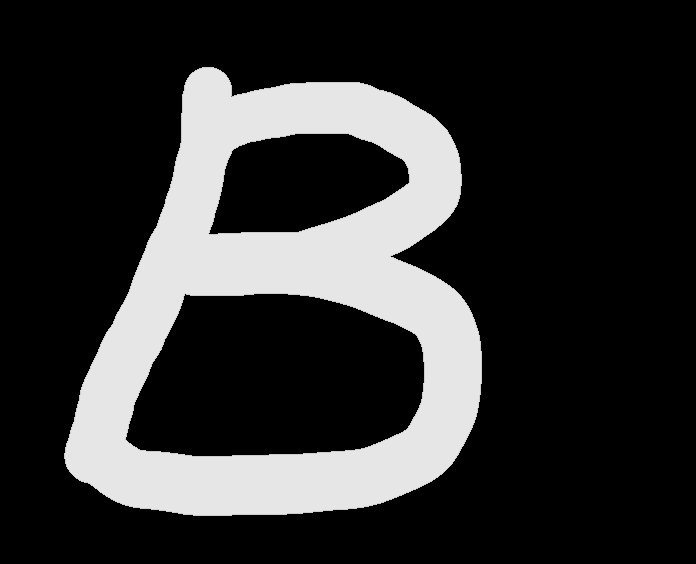
#> input picture img/letterb.png, 696 x 564 px
$ jupyter execute --allow-errors opencv_day5.ipynb   (shell and % lines are left out)
#> lines starting #> are read from the running program, lines starting #| are printed output that depends on the picture; after the words box and inside, x2 and y2 are one past the last pixel; in counts of white or black regions, pixels touching at a corner belong together
[cell 1]
import cv2
import numpy as np
from matplotlib import pyplot as plt
import matplotlib.pyplot as plt

plt.rcParams['figure.figsize'] = [10, 5]


def imshow(tit, images):
    plt.title(tit)
    if len(images.shape) == 3:
        plt.imshow(cv2.cvtColor(images, cv2.COLOR_BGR2RGB))
    else:
        plt.imshow(images, cmap='gray')
    plt.show()

# 모폴로지 처리

형태학적 처리란?

    특정한 모양의 형태소(stricuring element)를 영상에 적용하여 출력 영상을 생성하는 연산

1. 형태학적 필터링
2. 잡음 제거
3. 세션화
4. 골격화

어떻게 주변 잡음을 제거할 것이며 안에 채워지지 않은 곳을 채울 것인가

영상을 침식시키다보면 골격이 나온다.

## 침식과 팽창 연산

필터링과 유사하지만 더 간단한 방법을 사용한다.

주변 정보와 형태소를 마스킹 시키는 방식이다.

### 침식 연산

- 입력 화소와 형태소를 침식연산했을 때 _하나라도 일치하지 않으면_ 출력화소가 0이 된다.

- 입력 화소와 형태소를 침식연산했을 때 _전부 일치한다면_ 출력화소가 1이 된다.

- 내 주변의 모든 애들이 값이 있는가를 따진다는 것

`erode(src, dst, kernel)`

[cell 2]
src = cv2.imread('img/letterb.png', cv2.IMREAD_GRAYSCALE)
#> src: shape (564, 696); min 0, max 230, mean 49.4

_, src_bin = cv2.threshold(src, 0, 255, cv2.THRESH_BINARY | cv2.THRESH_OTSU)
#> src_bin: shape (564, 696); 21.6% white; 1 white region, box (x1, y1, x2, y2) and area: (64, 67, 482, 516) 84631

# 침식
dst1 = cv2.erode(src_bin, None)
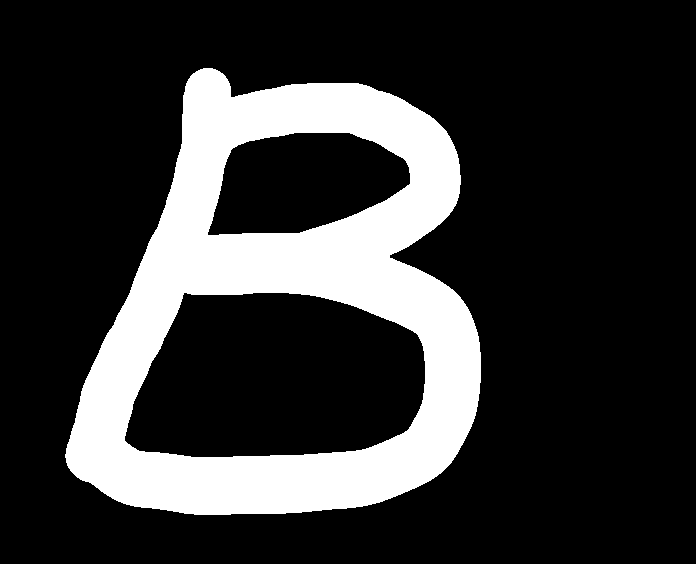
#> dst1: shape (564, 696); 20.7% white; 1 white region, box (x1, y1, x2, y2) and area: (65, 68, 481, 515) 81199
for i in range(15):
    dst1 = cv2.erode(dst1, None)
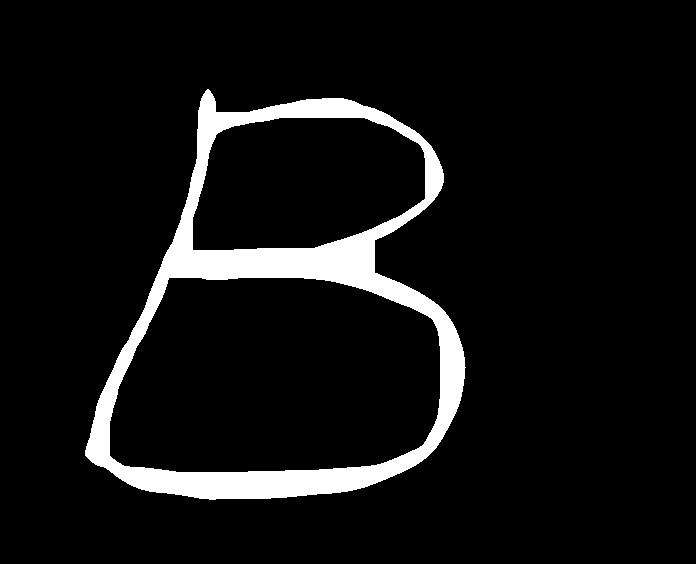
#> dst1: shape (564, 696); 7.4% white; 1 white region, box (x1, y1, x2, y2) and area: (85, 89, 466, 500) 28886
imshow("erode", np.hstack((src_bin,dst1)))

### 팽창 연산

- 입력 화소와 형태소를 팽창연산했을 때 _모두 불일치하면_ 출력화소가 0이된다.

- 입력 화소와 형태소를 팽창연산했을 때 _하나라도 일치하면_ 출력화소가 1이 된다.

- ANDOR 라고 생각하면 됨.

없던 점들이 생성되는 것을 볼 수 있음

틈새가 매꿔진다고 생각할 수 있다. -> 두 오브젝트가 나뉘었을 경우 그것을 매꿀 수 있는 방법이기도 함

`dialte(src,  `

[cell 3]
# 팽창
dst2 = cv2.dilate(src_bin, None)
#> dst2: shape (564, 696); 22.4% white; 1 white region, box (x1, y1, x2, y2) and area: (63, 66, 483, 517) 88051
for i in range(30):
    dst2 = cv2.dilate(dst2, None)
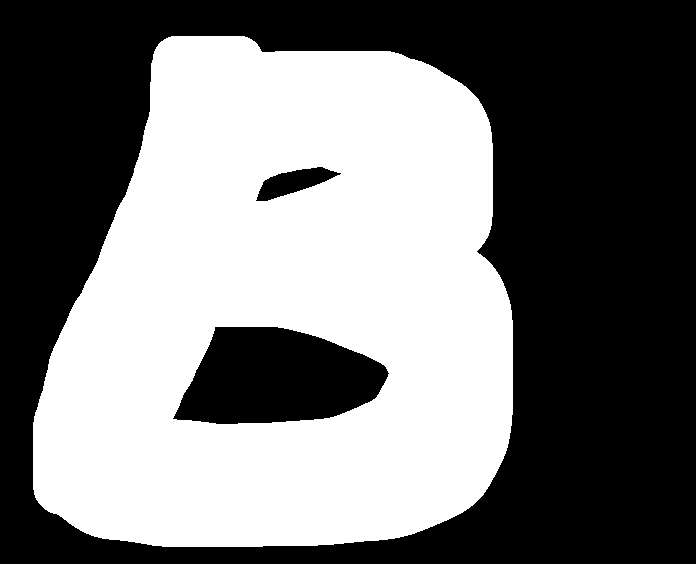
#> dst2: shape (564, 696); 46.5% white; 1 white region, box (x1, y1, x2, y2) and area: (33, 36, 513, 547) 182600
imshow("dilate", np.hstack((src_bin, dst2)))
#> call 2 of imshow, with tit = 'dilate'
#> in imshow (call 2), `plt.show()`:
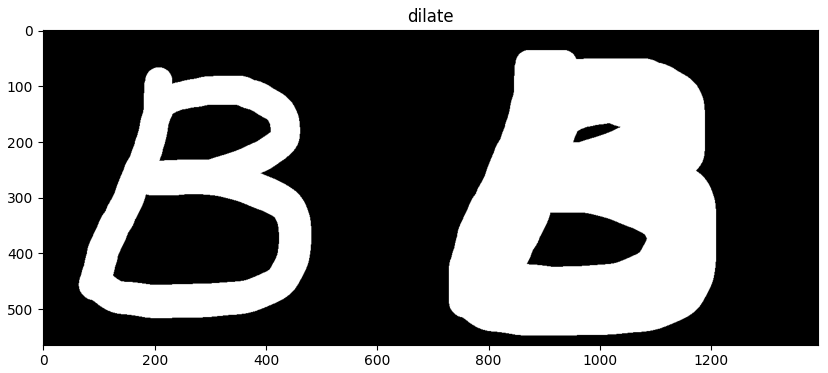
#> figure drawn by matplotlib, 1 panel

### 마스크 생성
`getStructuringElement(int shape, Size ksize, Point anchor=Point(-1, -1))`

shape
- 사각형 상자: MORPH_RECT
- 십자가: MORPH_CROSS
- 타원형: MORPH_

침식과 팽창은 바이너리 영상에서 진행한다.

[cell 4]
dst1 = cv2.erode(src_bin, None, iterations=5) # 반복을 지정해 줄 수 있다.
#> dst1: shape (564, 696); 17.2% white; 1 white region, box (x1, y1, x2, y2) and area: (70, 72, 477, 511) 67395
imshow("", dst1)

[cell 5]
# 7 x 7 십자가 커널 생성
cross_kernel = cv2.getStructuringElement(cv2.MORPH_CROSS, (7, 7))
#> (the rest of this cell did not finish here and is left out)

[cell 6]
# cross 커널 넣어서 실행
dst1 = cv2.erode(src_bin, cross_kernel, iterations=1) # 반복을 지정해 줄 수 있다.
#> dst1: shape (564, 696); 19.5% white; 1 white region, box (x1, y1, x2, y2) and area: (67, 70, 479, 513) 76641
imshow("", np.hstack((src_bin, dst1)))

### 열림 연산

    열림 연산 opening은 침식 연산 다음에 팽창 연산이 이어지는 것

`dst = open(src, element) = dilate(erode(sec, element))`

기본적으로 주변 잡음을 제거하면서 원래 크기(특성)는 거의 유지함.

[cell 7]
# 열림 연산
src = cv2.imread('img/open.png', cv2.IMREAD_GRAYSCALE)
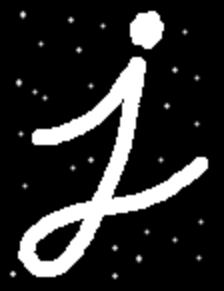
#> input picture img/open.png, 224 x 291 px
#> src is the input picture: shape (291, 224); min 0, max 255, mean 41.9
_, src_bin = cv2.threshold(src, 0, 255, cv2.THRESH_BINARY | cv2.THRESH_OTSU)
#> src_bin: shape (291, 224); 16.2% white; 29 white regions (23 under 20 px), largest, box (x1, y1, x2, y2) and area: (18, 57, 208, 277) 9324, (130, 11, 164, 49) 980, (10, 271, 16, 277) 24, (20, 12, 26, 18) 22, (16, 80, 22, 86) 22, (136, 256, 142, 262) 22

box_kernel = cv2.getStructuringElement(cv2.MORPH_RECT, (7, 7))

dst1 = cv2.morphologyEx(src_bin, cv2.MORPH_OPEN, box_kernel)
#> dst1: shape (291, 224); 15.8% white; 2 white regions, box (x1, y1, x2, y2) and area: (18, 57, 208, 277) 9320, (130, 11, 164, 49) 980

imshow("", np.hstack((src, dst1)))

### 닫힘 연산

    닫힘 연산은 제거 연산의 반대가 된다. 즉 먼저 팽창 연산 다음에 침식 연산이 행해진다.

`dst = close(src, element) = erode(dilate(src, element))`

원래 크기와 대략적으로 유사하지만 흩어져있던 것들을 뭉치는 효과가 있다.

홀을 채우면서 원래 모양을 유지함

팽창 연산으로 빈 공간을 매꿔주고 침식 연산을 통해 사이즈를 원래 수준으로 돌린다.

노이즈가 끼어있을 때 이진화 하기 어려운 것을 Open, Close을 통해 자잘한 것들을 제거할 수 있다.

[cell 8]
# 닫힘 연산
src = cv2.imread('img/close.png', cv2.IMREAD_GRAYSCALE)
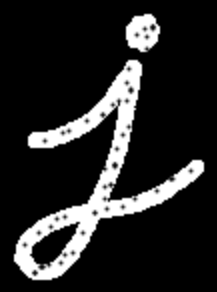
#> input picture img/close.png, 217 x 292 px
#> src is the input picture: shape (292, 217); min 0, max 255, mean 39
_, src_bin = cv2.threshold(src, 0, 255, cv2.THRESH_BINARY | cv2.THRESH_OTSU)
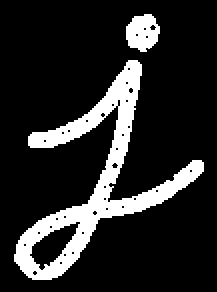
#> src_bin: shape (292, 217); 15.8% white; 2 white regions, box (x1, y1, x2, y2) and area: (14, 60, 204, 280) 9067, (126, 14, 160, 52) 940

box_kernel = cv2.getStructuringElement(cv2.MORPH_RECT, (7, 7))

dst1 = cv2.morphologyEx(src_bin, cv2.MORPH_CLOSE, box_kernel)
#> dst1: shape (292, 217); 16.3% white; 2 white regions

imshow("", np.hstack((src, dst1)))
#> in imshow (call 6), `plt.show()`:
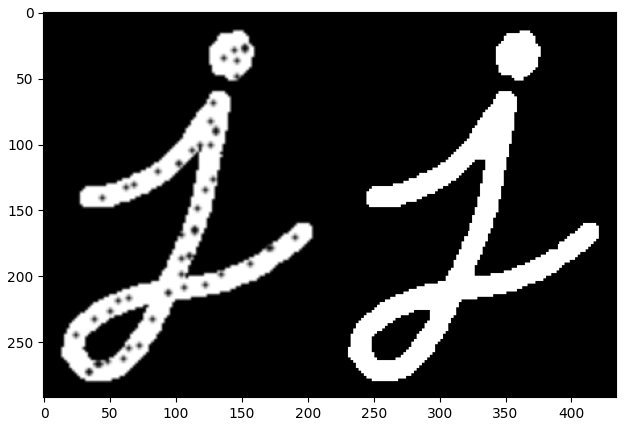
#> figure drawn by matplotlib, 1 panel

[cell 9]
src = cv2.imread('img/coins.png', cv2.IMREAD_GRAYSCALE)
_, src_bin = cv2.threshold(src, 0, 255, cv2.THRESH_BINARY | cv2.THRESH_OTSU)

box_kernel = cv2.getStructuringElement(cv2.MORPH_RECT, (7, 7))
# coins 사진이 반전되어있기 떄문에 OPEN으로 하거나 255에서 src_bin을 빼주거나 한다
#> (the rest of this cell did not finish here and is left out)

[cell 10]
# 소의 개수를 셀수 있을까
src = cv2.imread('img/cow.jpg', cv2.IMREAD_GRAYSCALE)
_, src_bin = cv2.threshold(src, 0, 255, cv2.THRESH_BINARY | cv2.THRESH_OTSU)
#> (the rest of this cell did not finish here and is left out)

[cell 11]
contours, hierarchy = cv2.findContours(dst1,cv2.RETR_LIST,cv2.CHAIN_APPROX_SIMPLE)
#> contours = 3 contours; box (x1, y1, x2, y2) and area: (14, 60, 204, 280) 9842, (31, 225, 77, 265) 1049, (126, 14, 160, 52) 914

src = cv2.imread('img/cow.jpg')

for contour in contours:
    if cv2.contourArea(contour) > 1000 and cv2.contourArea(contour) < 4000:
        hull = cv2.convexHull(contour)
        cv2.drawContours(src, [hull], 0,(0,0,255), 3)
#> this loop made 3 passes

#> (the rest of this cell did not finish here and is left out)

[cell 12]
# 도면을 이진화
src = cv2.imread('img/draw.png', cv2.IMREAD_GRAYSCALE)
_, src_bin = cv2.threshold(src, 0, 255, cv2.THRESH_BINARY | cv2.THRESH_OTSU)
#> (the rest of this cell did not finish here and is left out)

[cell 13]
src = cv2.imread('img/draw.png',0)
#> (the rest of this cell did not finish here and is left out)

[cell 14]
src = cv2.imread('img/draw.png')

#> (the rest of this cell did not finish here and is left out)

## 형태학적 그라디언트
---

    Morphological Gradient는 팽창과 침식의 차이를 계산하여 객체의 윤곽선을 찾는 방법이다.

원본 영상에서 침식한 영상을 빼준다.

안에가 폐곡선일 경우에는 잘 찾는다.

[cell 15]
src = cv2.imread('img/letterj.png', cv2.IMREAD_GRAYSCALE)
# 골격화
#> (the rest of this cell did not finish here and is left out)

[cell 16]
src = cv2.imread('img/letterb.png', cv2.IMREAD_GRAYSCALE)
# 골격화
dst1 = cv2.morphologyEx(src, cv2.MORPH_GRADIENT, None)
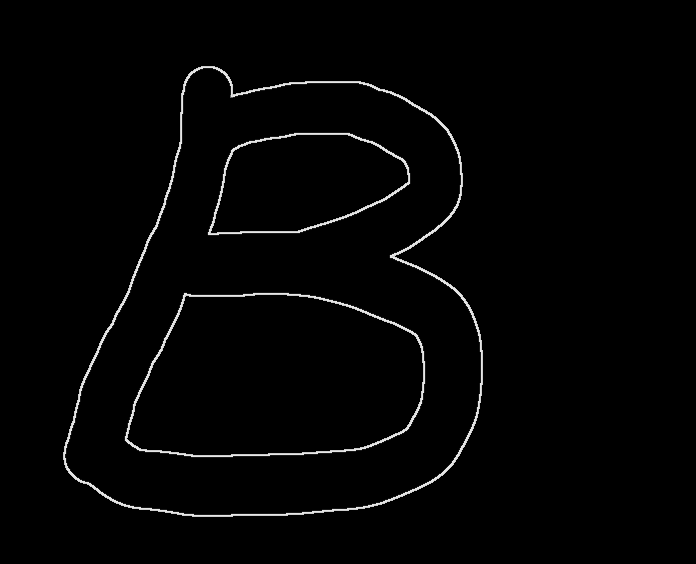
#> dst1: shape (564, 696); min 0, max 230, mean 4
imshow("", np.hstack((src, dst1)))
#> in imshow (call 9), `plt.show()`:
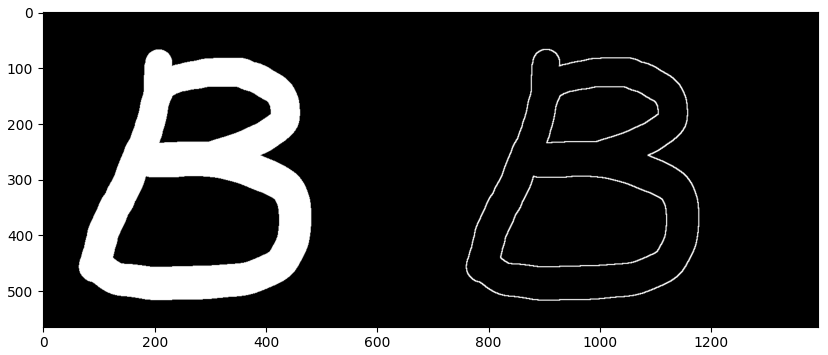
#> figure drawn by matplotlib, 1 panel
# 외곽선 강조
# dst1 = cv2.dilate(dst1, None, iterations=3)
# imshow("", dst1)
